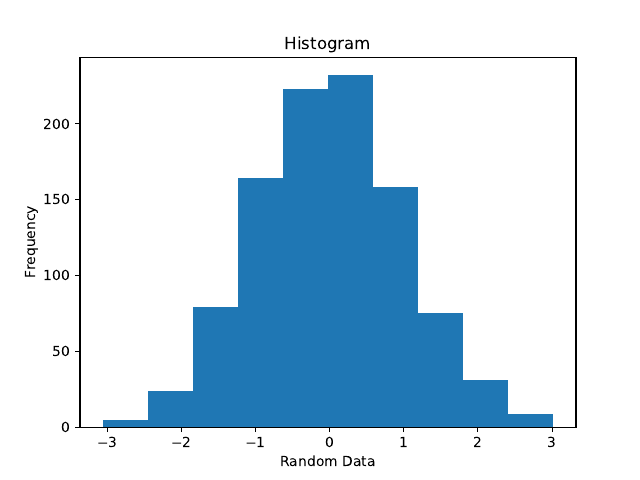

This figure's Python source:
import matplotlib.pyplot as plt
import numpy as np

#Return samples from the “standard normal” distribution. Values will be between -3 and +3.
x = np.random.randn(1000) 

plt.title("Histogram")
plt.xlabel("Random Data")
plt.ylabel("Frequency")
plt.hist(x, bins=10)

plt.savefig("histogram.pdf")
